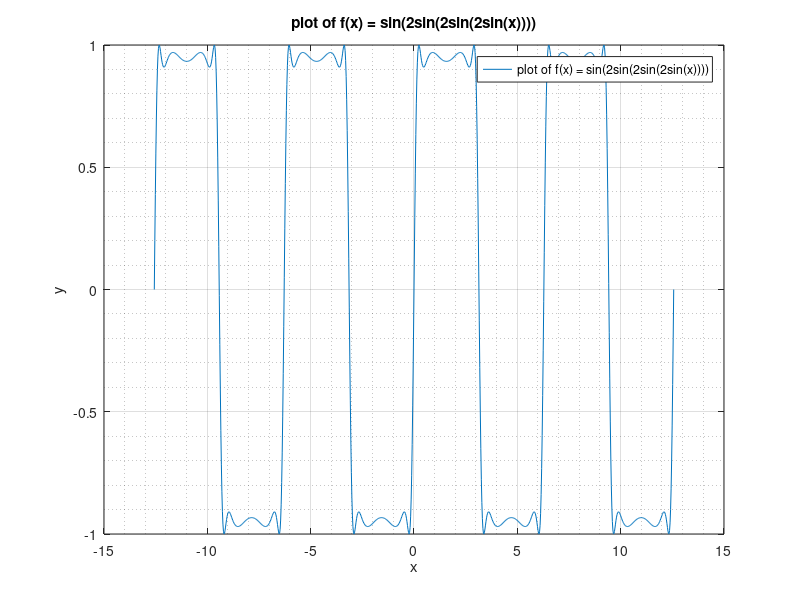

MATLAB code for this plot:
%John DeSalvo

%% Part 1
%%
% 
% $$\sum_{k=1}^{n=100}k$$
% 
S = 0;
for k = 1:100
	S = S + k;
end
fprintf('%d:th Partial Sum = %3.6f\n', k, S);
S = 0;

%%
% 
% $$\sum_{k=1}^{n=100}\frac{(-1)^{k+1}}{l}$$
% 
for k = 1:100
	if (mod(k, 2) == 0) %testing for even/odd
		S = S - 1/k;%subtract when S is even
    else
		S = S + 1/k;%add when S is odd
	end
end
fprintf('%d:th Partial Sum = %3.6f\n', k, S);

%% Exercise 1
%%
% 
% $$arctan(x) = \sum_{k=1}^{\infty} \frac{x^{2k-1}}{2k-1}$$
% 
S = 0;
x = 1; %arctan(1) is analytically pi/4
for k = 1:100
	if (mod(k, 2) == 0) %when S is even we subtract the kth term to the sum
		S = S - (x^(2*k - 1))/(2*k - 1);
    else %when S is odd we add the kth term according to the sum
		S = S + (x^(2*k - 1))/(2*k - 1);
	end
end
S = 4*S;
fprintf('%dth Partial Sum = %3.6f\n', k, S);
%Approximating pi using this method is only accurate up to 3 decimal places

%% Part2
%%
% 
% $$S = \sum_{k=1}^{\infty}\frac{(-1)^{k+1}}{l}$$
%
tolerance = 1e-4;
S = 0;
term = 1;
k = 1;
sgn = 1;
while (abs(term) > tolerance)
	term = sgn/k;
	S = S + term;
	k = k + 1;
	sgn = -sgn;
end

%% Exercise 2
%%
% 
% $$e^{x} = \sum_{k=1}^{\infty}\frac{x^{n}}{n!}$$
%
tolerance = 1e-5;
S = 1;
k = 1;
term = 1e-5; %initialization of the error term is arbitrary but this is the lowest possible value for the loop to work
while (abs(term) > tolerance) %comparing the kth term of the Taylor Polynomial or the 'error term' with the tolerance
	term = 1/factorial(k); %approximating exp(1) using the Series expansion
	S = S + term;
    fprintf('%d :partial sum equals %3.6f \n', k, S);
	k = k + 1;
end
%Approixmating e within 10^-5 takes 10 iterations

%% Making Plots
x = -1:0.01:1;
y = x.^2;
plot(x, y);
xlabel('x');
ylabel('y = x^2')
legend('Plot of f(x) = x^2')
title('Plot of function f(x) = x^2')
x = linspace(-1, 1, 200);

%% Exercise 3
%%
% 
% $$f(x) = sin(2sin(2sin(2sin(x))))$$
%
x = linspace(-4*pi, 4*pi, 1000); %the x range is 1,000 points from -4pi to 4pi
y = sin(2*sin(2*sin(2*sin(x)))); %f(x)
plot(x, y);
grid on %adding some gridlines to make it look nice
grid minor
xlabel('x')
ylabel('y')
legend('plot of f(x) = sin(2sin(2sin(2sin(x))))')
title('plot of f(x) = sin(2sin(2sin(2sin(x))))')
